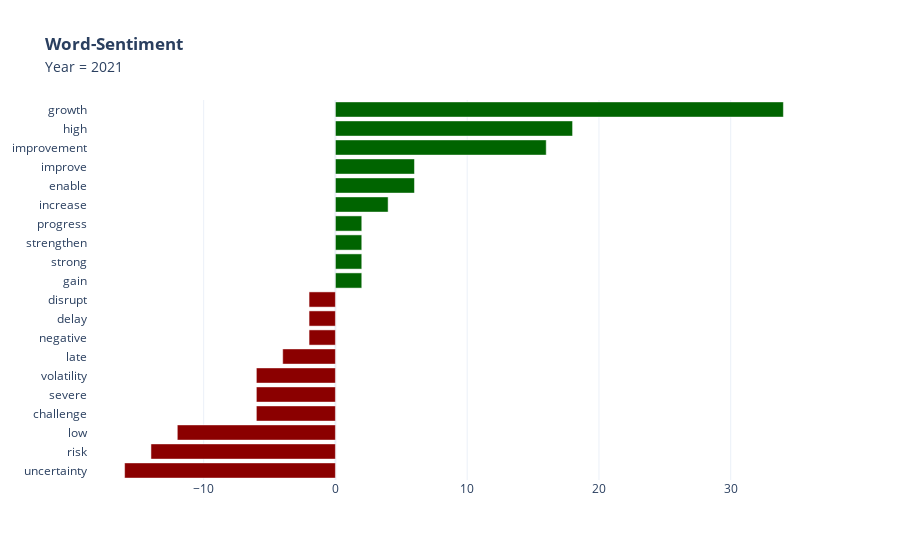
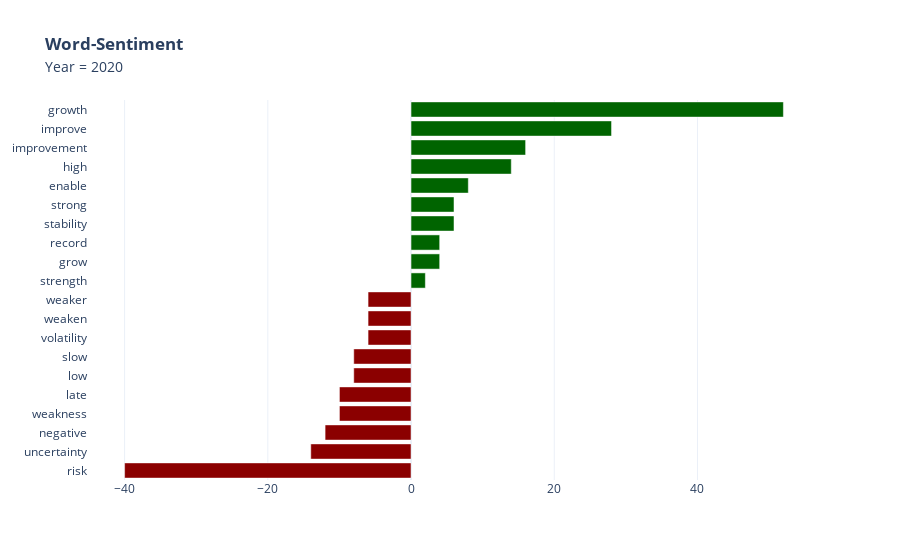

These figures' notebook cell, in order:
### Code cell
sent_obj.plot_word_sentiment(X_variable='Year')

### Figure 1 — Plotly figure (JSON) as saved in the notebook; plotly's stock layout.template omitted (floating-point values rounded to 4 significant figures)
{"data": [{"marker": {"color": ["darkred", "darkred", "darkred", "darkred", "darkred", "darkred", "darkred", "darkred", "darkred", "darkred", "darkgreen", "darkgreen", "darkgreen", "darkgreen", "darkgreen", "darkgreen", "darkgreen", "darkgreen", "darkgreen", "darkgreen"]}, "orientation": "h", "type": "bar", "x": [-16, -14, -12, -6, -6, -6, -4, -2, -2, -2, 2, 2, 2, 2, 4, 6, 6, 16, 18, 34], "y": ["uncertainty", "risk", "low", "challenge", "severe", "volatility", "late", "negative", "delay", "disrupt", "gain", "strong", "strengthen", "progress", "increase", "enable", "improve", "improvement", "high", "growth"]}], "layout": {"title": {"text": "<b>Word-Sentiment</b><br><span style=\"font-size: 14px;\">Year = 2021</span>"}, "yaxis": {"showticklabels": true, "type": "category"}}}

### Figure 2 — Plotly figure (JSON) as saved in the notebook; plotly's stock layout.template omitted (floating-point values rounded to 4 significant figures)
{"data": [{"marker": {"color": ["darkred", "darkred", "darkred", "darkred", "darkred", "darkred", "darkred", "darkred", "darkred", "darkred", "darkgreen", "darkgreen", "darkgreen", "darkgreen", "darkgreen", "darkgreen", "darkgreen", "darkgreen", "darkgreen", "darkgreen"]}, "orientation": "h", "type": "bar", "x": [-40, -14, -12, -10, -10, -8, -8, -6, -6, -6, 2, 4, 4, 6, 6, 8, 14, 16, 28, 52], "y": ["risk", "uncertainty", "negative", "weakness", "late", "low", "slow", "volatility", "weaken", "weaker", "strength", "grow", "record", "stability", "strong", "enable", "high", "improvement", "improve", "growth"]}], "layout": {"title": {"text": "<b>Word-Sentiment</b><br><span style=\"font-size: 14px;\">Year = 2020</span>"}, "yaxis": {"showticklabels": true, "type": "category"}}}
